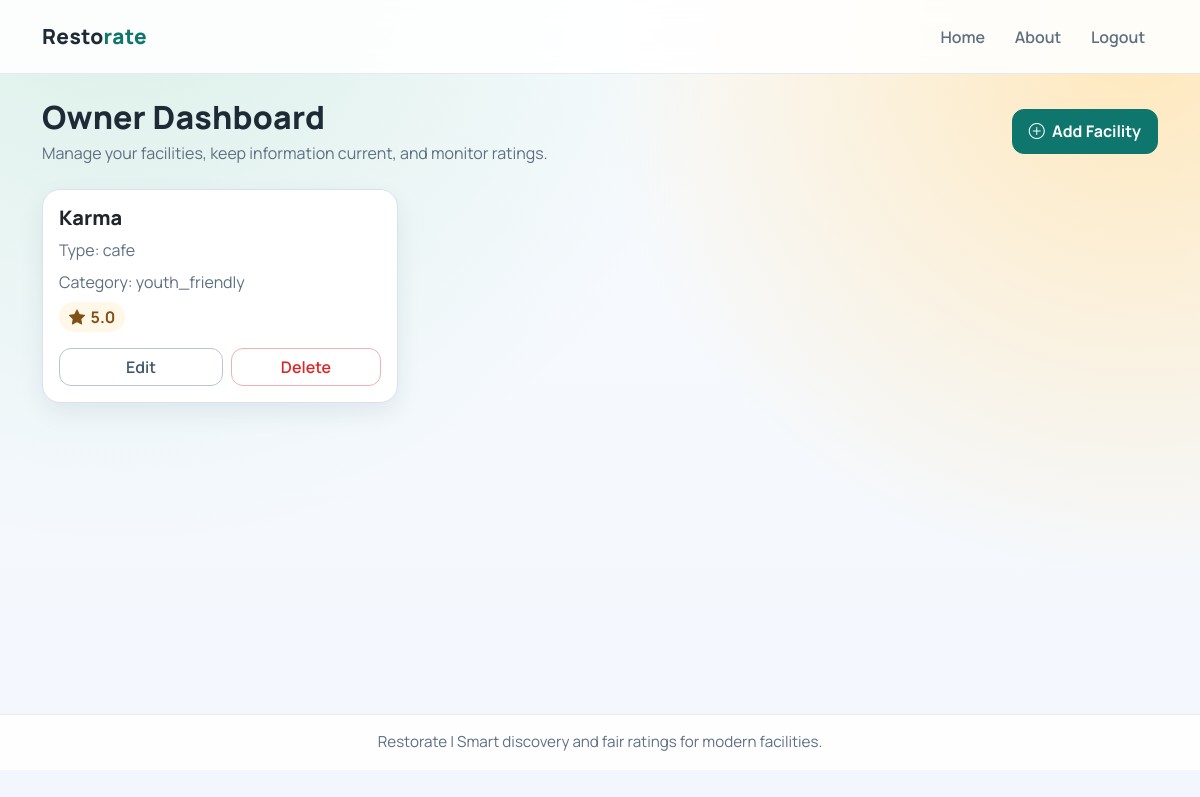
The page /owner/home (signed in) on the database as committed earlier.
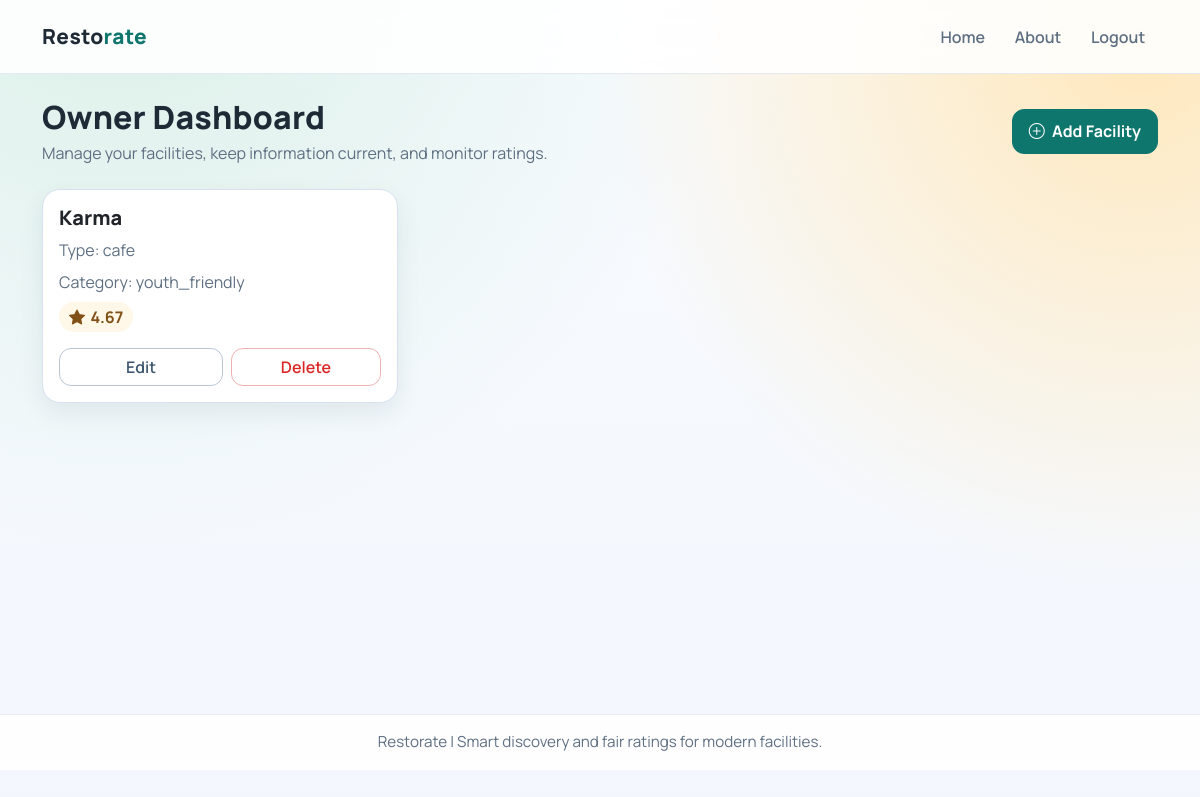
The same page on the database as committed later.
### app/models/facilities.py (models this page shows, shortened)
class Facilities(db.Model):
    id = db.Column(db.Integer, primary_key=True)
    owner_id = db.Column(db.Integer, db.ForeignKey("owner.id"), nullable=False)
    facility_name = db.Column(db.String(100), nullable=False)
    facility_type = db.Column(db.String(50), nullable=False)
    facility_category = db.Column(db.String(50), nullable=False)
    image = db.Column(db.String(255), nullable=False, default="uploads/facilities/default_icon.jpg")
    rating = db.Column(db.Float)
    ratings = db.relationship("Ratings", backref="facility", lazy=True)
    info = db.relationship("FacilityInfo", back_populates="facility", uselist=False, cascade="all, delete-orphan")

### app/routes/facilities_route.py (the view)
@owner_facility_routes.route("/owner/home")
def owner_home():
    owner = session.get("owner")
    if not owner:
        return redirect(url_for("auth_routes.login_form"))
    facilities = facility_service.get_facilities_by_owner_username(owner.get("username"))
    return render_template("html/owner_home.html", facilities=facilities)

### app/repositories/facility_repository.py (called while the page is built)
    def get_by_owner_username(self, username):
        return Facilities.query.join(Owner).filter(Owner.username == username).all()

### app/services/facilities_service.py (called while the page is built)
    def get_facilities_by_owner_username(self, username):
        return self.repo.get_by_owner_username(username)

### app/templates/html/owner_home.html
{% extends "layout.html" %}
{% block content %}
<section class="d-flex flex-wrap justify-content-between align-items-center mb-4 gap-3">
    <div>
        <h2 class="section-title mb-1">Owner Dashboard</h2>
        <p class="muted mb-0">Manage your facilities, keep information current, and monitor ratings.</p>
    </div>
    <a href="{{ url_for('owner_facility_routes.add_facility_form') }}" class="btn btn-primary">
        <i class="bi bi-plus-circle me-1"></i> Add Facility
    </a>
</section>
{% if facilities and facilities|length > 0 %}
<div class="facility-grid row row-cols-1 row-cols-md-2 row-cols-xl-3 g-4">
    {% for facility in facilities %}
    <div class="col">
        <article class="card h-100">
            <div class="card-body d-flex flex-column">
                <h5 class="card-title">{{ facility.facility_name }}</h5>
                <p class="mb-2 muted">Type: {{ facility.facility_type }}</p>
                <p class="mb-2 muted">Category: {{ facility.facility_category }}</p>
                <p class="mb-3"><span class="inline-stat"><i class="bi bi-star-fill"></i> {{ facility.rating or "N/A" }}</span></p>
                <div class="mt-auto d-flex gap-2">
                    <a href="{{ url_for('owner_facility_routes.edit_facility_form', facility_name=facility.facility_name) }}" class="btn btn-outline-secondary w-100">Edit</a>
                    <form method="POST" action="{{ url_for('owner_facility_routes.delete_facility', facility_name=facility.facility_name) }}" class="w-100" onsubmit="return confirm('Delete this facility?');">
                        <button type="submit" class="btn btn-outline-danger w-100">Delete</button>
                    </form>
                </div>
            </div>
        </article>
    </div>
    {% endfor %}
</div>
{% else %}
<div class="empty-state">
    <h5 class="mb-2">No facilities yet</h5>
    <p class="mb-3">Start by adding your first facility.</p>
    <a href="{{ url_for('owner_facility_routes.add_facility_form') }}" class="btn btn-primary">Add Facility</a>
</div>
{% endif %}
{% endblock %}

Rows that differ between the two databases and show on the page:
changed Facilities "Karma": rating "5.0" → "4.67"
